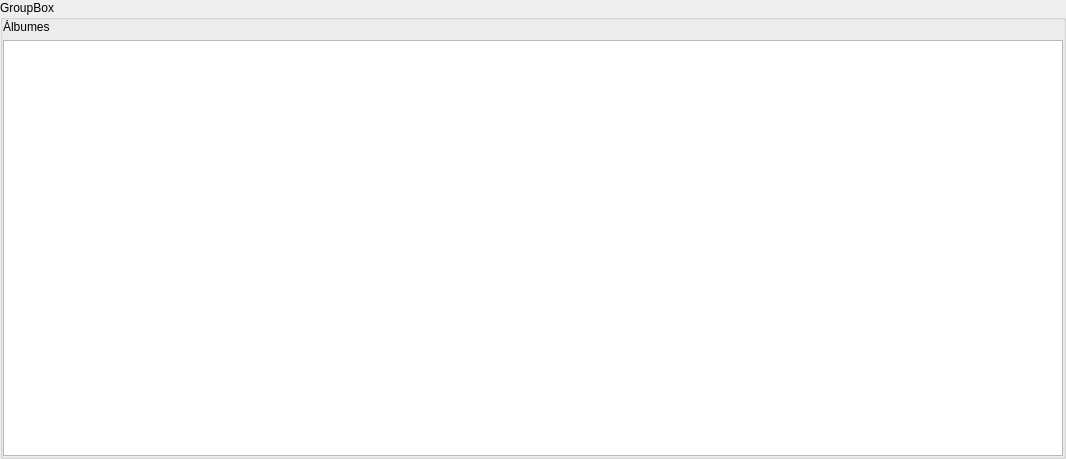
                       <widget class="QWidget" name="scrollAreaWidgetContents_albums">
                        <property name="geometry">
                         <rect>
                          <x>0</x>
                          <y>0</y>
                          <width>1066</width>
                          <height>459</height>
                         </rect>
                        </property>
                        <layout class="QVBoxLayout" name="verticalLayout_17">
                         <property name="spacing">
                          <number>6</number>
                         </property>
                         <property name="leftMargin">
                          <number>0</number>
                         </property>
                         <property name="topMargin">
                          <number>0</number>
                         </property>
                         <property name="rightMargin">
                          <number>0</number>
                         </property>
                         <property name="bottomMargin">
                          <number>0</number>
                         </property>
                         <item>
                          <widget class="QGroupBox" name="groupBox_albums">
                           <property name="title">
                            <string>GroupBox</string>
                           </property>
                           <layout class="QVBoxLayout" name="verticalLayout_21">
                            <property name="leftMargin">
                             <number>0</number>
                            </property>
                            <property name="topMargin">
                             <number>0</number>
                            </property>
                            <property name="rightMargin">
                             <number>0</number>
                            </property>
                            <property name="bottomMargin">
                             <number>0</number>
                            </property>
                            <item>
                             <widget class="QLabel" name="albums_label">
                              <property name="text">
                               <string>Álbumes</string>
                              </property>
                             </widget>
                            </item>
                            <item>
                             <widget class="QTextEdit" name="albums_textEdit"/>
                            </item>
                           </layout>
                          </widget>
                         </item>
                        </layout>
                       </widget>
